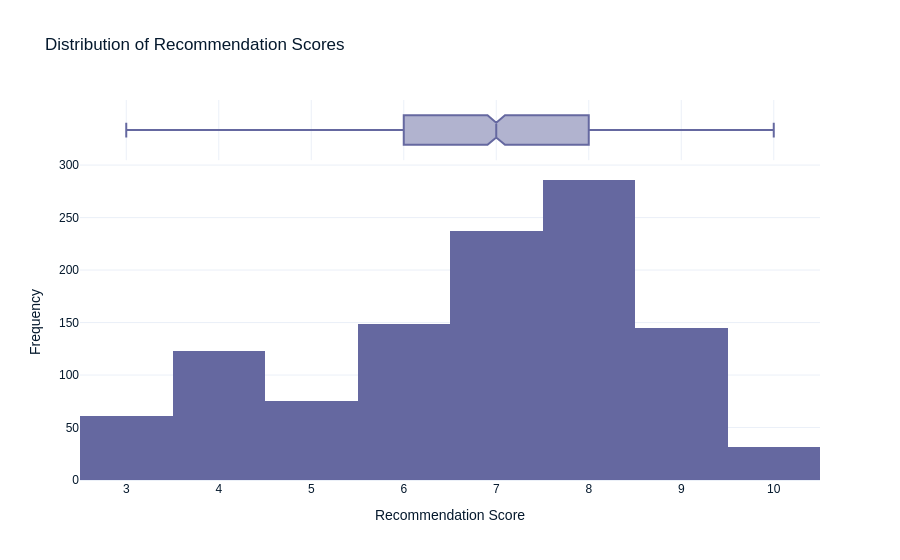

Here is the notebook cell this chart was saved with:
### Markdown cell above
* *Note that the AI used seaborn, but we want to use plotly. We need to ask for the specific library on the prompt.

### Code cell
import plotly.express as px

# Plot the distribution of recommendation scores using plotly
fig = px.histogram(df_cleaned, 
                   x="How likely are you to recommend us to a friend or colleague?", 
                   nbins=10, 
                   title="Distribution of Recommendation Scores",
                   labels={"How likely are you to recommend us to a friend or colleague?": "Recommendation Score"},
                   marginal="box")

fig.update_layout(
    xaxis_title="Recommendation Score",
    yaxis_title="Frequency"
)

fig.show()

### Figure 1 — Plotly figure (JSON) as saved in the notebook; plotly's stock layout.template omitted (floating-point values rounded to 4 significant figures; data arrays with more than 128 entries replaced by an {"elided": "..."} marker saying what was removed)
{"data": [{"alignmentgroup": "True", "bingroup": "x", "hovertemplate": "Recommendation Score=%{x}<br>count=%{y}<extra></extra>", "legendgroup": "", "marker": {"color": "#6568a0", "pattern": {"shape": ""}}, "name": "", "nbinsx": 10, "offsetgroup": "", "orientation": "v", "showlegend": false, "x": {"elided": "1107 int values"}, "xaxis": "x", "yaxis": "y", "type": "histogram"}, {"alignmentgroup": "True", "hovertemplate": "Recommendation Score=%{x}<extra></extra>", "legendgroup": "", "marker": {"color": "#6568a0"}, "name": "", "notched": true, "offsetgroup": "", "showlegend": false, "x": {"elided": "1107 int values"}, "xaxis": "x2", "yaxis": "y2", "type": "box"}], "layout": {"xaxis": {"anchor": "y", "domain": [0, 1], "title": {"text": "Recommendation Score"}}, "yaxis": {"anchor": "x", "domain": [0, 0.8316], "title": {"text": "Frequency"}}, "xaxis2": {"anchor": "y2", "domain": [0, 1], "matches": "x", "showticklabels": false, "showgrid": true}, "yaxis2": {"anchor": "x2", "domain": [0.8416, 1], "matches": "y2", "showticklabels": false, "showline": false, "ticks": "", "showgrid": false}, "legend": {"tracegroupgap": 0}, "title": {"text": "Distribution of Recommendation Scores"}, "barmode": "relative"}}
